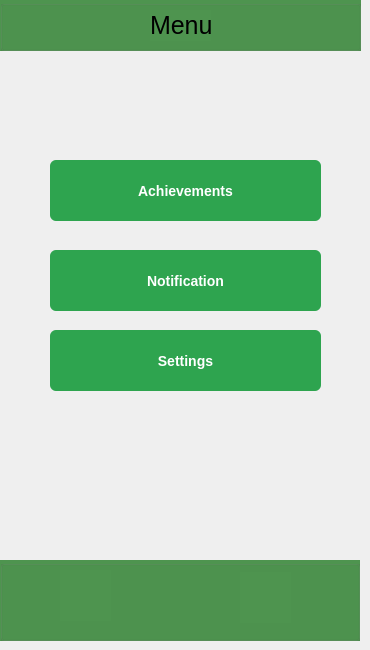
   <widget class="QWidget" name="Menu_page">
    <widget class="QPushButton" name="pushButton">
     <property name="geometry">
      <rect>
       <x>50</x>
       <y>160</y>
       <width>271</width>
       <height>61</height>
      </rect>
     </property>
     <property name="styleSheet">
      <string notr="true">
/* CSS */
QPushButton {
  background-color: #2ea44f;
  border: 1px solid rgba(27, 31, 35, .15);
  border-radius: 6px;
  color: #fff;
  font-family: -apple-system,system-ui,&quot;Segoe UI&quot;,Helvetica,Arial,sans-serif,&quot;Apple Color Emoji&quot;,&quot;Segoe UI Emoji&quot;;
  font-size: 14px;
  font-weight: 600;
  line-height: 20px;
  padding: 6px 16px;
  position: relative;
  text-align: center;
  text-decoration: none;
  vertical-align: middle;
  white-space: nowrap;
}

QPushButton:hover {
  background-color: #2c974b;
}

QPushButton:disabled {
  background-color: #94d3a2;
  border-color: rgba(27, 31, 35, .1);
  color: rgba(255, 255, 255, .8);
}

.QPushButton:active {
  background-color: #298e46;
}</string>
     </property>
     <property name="text">
      <string>Achievements</string>
     </property>
    </widget>
    <widget class="QPushButton" name="pushButton_4">
     <property name="geometry">
      <rect>
       <x>50</x>
       <y>250</y>
       <width>271</width>
       <height>61</height>
      </rect>
     </property>
     <property name="styleSheet">
      <string notr="true">
/* CSS */
QPushButton {
  background-color: #2ea44f;
  border: 1px solid rgba(27, 31, 35, .15);
  border-radius: 6px;
  color: #fff;
  font-family: -apple-system,system-ui,&quot;Segoe UI&quot;,Helvetica,Arial,sans-serif,&quot;Apple Color Emoji&quot;,&quot;Segoe UI Emoji&quot;;
  font-size: 14px;
  font-weight: 600;
  line-height: 20px;
  padding: 6px 16px;
  position: relative;
  text-align: center;
  text-decoration: none;
  vertical-align: middle;
  white-space: nowrap;
}

QPushButton:hover {
  background-color: #2c974b;
}

QPushButton:disabled {
  background-color: #94d3a2;
  border-color: rgba(27, 31, 35, .1);
  color: rgba(255, 255, 255, .8);
}

.QPushButton:active {
  background-color: #298e46;
}</string>
     </property>
     <property name="text">
      <string>Notification</string>
     </property>
    </widget>
    <widget class="QPushButton" name="pushButton_5">
     <property name="geometry">
      <rect>
       <x>50</x>
       <y>330</y>
       <width>271</width>
       <height>61</height>
      </rect>
     </property>
     <property name="styleSheet">
      <string notr="true">
/* CSS */
QPushButton {
  background-color: #2ea44f;
  border: 1px solid rgba(27, 31, 35, .15);
  border-radius: 6px;
  color: #fff;
  font-family: -apple-system,system-ui,&quot;Segoe UI&quot;,Helvetica,Arial,sans-serif,&quot;Apple Color Emoji&quot;,&quot;Segoe UI Emoji&quot;;
  font-size: 14px;
  font-weight: 600;
  line-height: 20px;
  padding: 6px 16px;
  position: relative;
  text-align: center;
  text-decoration: none;
  vertical-align: middle;
  white-space: nowrap;
}

QPushButton:hover {
  background-color: #2c974b;
}

QPushButton:disabled {
  background-color: #94d3a2;
  border-color: rgba(27, 31, 35, .1);
  color: rgba(255, 255, 255, .8);
}

.QPushButton:active {
  background-color: #298e46;
}</string>
     </property>
     <property name="text">
      <string>Settings</string>
     </property>
    </widget>
    <widget class="QLabel" name="label">
     <property name="geometry">
      <rect>
       <x>150</x>
       <y>10</y>
       <width>61</width>
       <height>31</height>
      </rect>
     </property>
     <property name="styleSheet">
      <string notr="true">position: absolute;
width: 115px;
height: 37px;
left: 126px;
top: 5px;

font-family: 'Inter';
font-style: normal;
font-weight: 400;
font-size: 25px;
line-height: 30px;

color: #000000;
background: #4E944F;</string>
     </property>
     <property name="text">
      <string>Menu</string>
     </property>
    </widget>
    <widget class="QGroupBox" name="groupBox_2">
     <property name="geometry">
      <rect>
       <x>0</x>
       <y>0</y>
       <width>361</width>
       <height>51</height>
      </rect>
     </property>
     <property name="styleSheet">
      <string notr="true">position: absolute;
width: 360px;
height: 65px;
left: 0px;
top: 0px;

background: #4E944F;
</string>
     </property>
     <property name="title">
      <string/>
     </property>
    </widget>
    <widget class="QGroupBox" name="groupBox">
     <property name="geometry">
      <rect>
       <x>0</x>
       <y>560</y>
       <width>360</width>
       <height>81</height>
      </rect>
     </property>
     <property name="styleSheet">
      <string notr="true">position: absolute;
width: 362px;
height: 83.02px;
left: -2px;
top: 571px;

background: #4E944F;</string>
     </property>
     <property name="title">
      <string/>
     </property>
     <widget class="QPushButton" name="menuButton2">
      <property name="geometry">
       <rect>
        <x>240</x>
        <y>20</y>
        <width>61</width>
        <height>41</height>
       </rect>
      </property>
      <property name="styleSheet">
       <string notr="true">border: medium none;
  background-image: none; 
  background: transparent;
  float: left;
  background-color: transparent;
text-align: bottom;</string>
      </property>
      <property name="text">
       <string/>
      </property>
     </widget>
     <widget class="QPushButton" name="menuToday">
      <property name="geometry">
       <rect>
        <x>50</x>
        <y>10</y>
        <width>71</width>
        <height>61</height>
       </rect>
      </property>
      <property name="styleSheet">
       <string notr="true">border: medium none;
  background-image: none; 
  background: transparent;
  float: left;
  background-color: transparent;
text-align: bottom;</string>
      </property>
      <property name="text">
       <string/>
      </property>
     </widget>
     <widget class="QLabel" name="label_13">
      <property name="geometry">
       <rect>
        <x>240</x>
        <y>12</y>
        <width>51</width>
        <height>51</height>
       </rect>
      </property>
      <property name="text">
       <string/>
      </property>
      <property name="pixmap">
       <pixmap resource="resources.qrc">:/img/pick/pick/Menu.png</pixmap>
      </property>
      <property name="scaledContents">
       <bool>true</bool>
      </property>
     </widget>
     <widget class="QLabel" name="label_14">
      <property name="geometry">
       <rect>
        <x>60</x>
        <y>10</y>
        <width>51</width>
        <height>51</height>
       </rect>
      </property>
      <property name="text">
       <string/>
      </property>
      <property name="pixmap">
       <pixmap resource="resources.qrc">:/img/pick/pick/Today.png</pixmap>
      </property>
      <property name="scaledContents">
       <bool>true</bool>
      </property>
     </widget>
     <zorder>label_13</zorder>
     <zorder>label_14</zorder>
     <zorder>menuButton2</zorder>
     <zorder>menuToday</zorder>
    </widget>
    <zorder>pushButton</zorder>
    <zorder>pushButton_4</zorder>
    <zorder>pushButton_5</zorder>
    <zorder>groupBox_2</zorder>
    <zorder>label</zorder>
    <zorder>groupBox</zorder>
   </widget>
